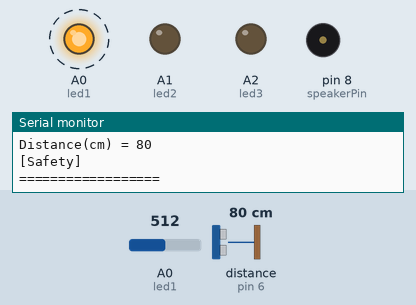
A sketch run on a simulated Arduino Uno, built with avr-gcc and run on an emulated ATmega328P. Shown: output pins drawn as LEDs (lit = HIGH), buzzer (waves = sounding), the last lines printed to the serial monitor. Wiring (inferred from the names in the program): ultrasonic range finder: trigger pin 7; echo pin 6. Dashed ring = blinking. The inputs (shaded band) are chosen by the test bench; at power-on: distance to the obstacle (sensor on pin 6) 80 cm, A0 (led1) = 512. The echo pulse lasts 58.3 µs per cm; pins used as bus, display or sensor lines are not drawn.

Above: at 1.8 s.
1.9 s: distance to the obstacle (sensor on pin 6) set to 76 cm
At 2.8 s:
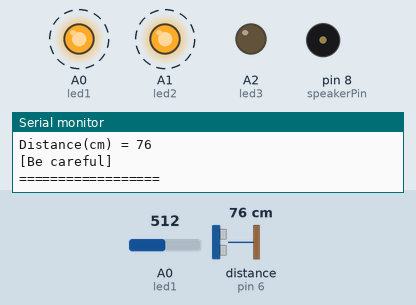
5.4 s: distance to the obstacle (sensor on pin 6) set to 33 cm
8.9 s: distance to the obstacle (sensor on pin 6) set to 27 cm
At 9.9 s:
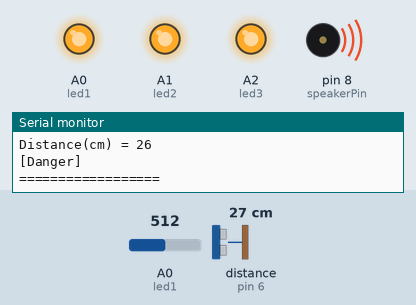
12.6 s: distance to the obstacle (sensor on pin 6) set to 83 cm
At 13.18 s:
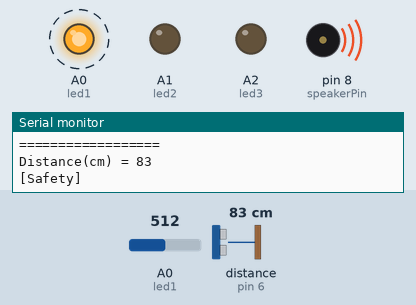
16.7 s: distance to the obstacle (sensor on pin 6) set to 2 cm
At 17.9 s:
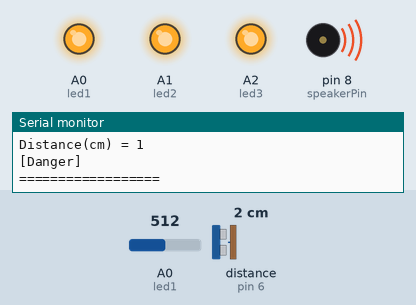
20.8 s: distance to the obstacle (sensor on pin 6) set to 35 cm
At 21.31 s:
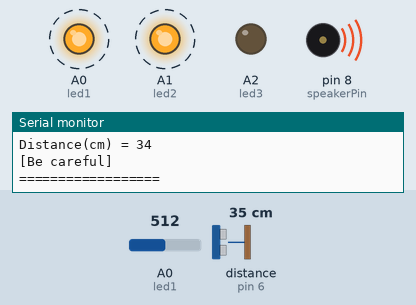
Timing chart, 0 to 25.3 s (numbered marks = the images above; inputs shaded):
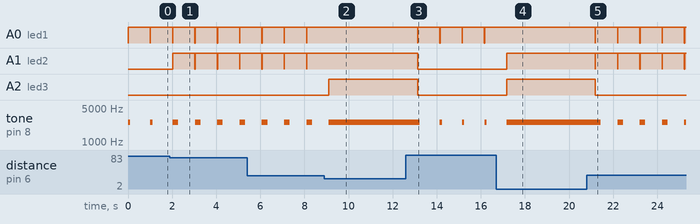

The sketch:

project_C.ino
```cpp
int val;
int led1 = A0;
int led2 = A1;
int led3 = A2;
const int speakerPin = 8;
const int sensorPin =0;
void setup() {
   Serial.begin(9600);
  pinMode(7, OUTPUT); //Trigger  tx 초음파 발생
  pinMode(6, INPUT);  //Echo     rx 초음파 인식
  pinMode(led1, OUTPUT);
  pinMode(led2, OUTPUT);
  pinMode(led3, OUTPUT);
  // put your setup code here, to run once:

}

void loop()
{
  digitalWrite(7, HIGH); //초음파를 발생시키기 시작합니다.
  delayMicroseconds(10);
  digitalWrite(7, LOW); //초음파의 발생을 정지시킵니다.
  val=pulseIn(6,HIGH)/58; //초음파가 발생한 후 물체에 맞고 돌아올 때까지의 시간을 측정해 거리를 구합니다.
  Serial.println("==================");
  Serial.print("Distance(cm) = ");
  Serial.println(val);
  if(val >= 120){ //만약 거리가 120cm가 넘는다면 아무것도 출력하지 않습니다.
  digitalWrite(A0, LOW);
  digitalWrite(A1, LOW);
  digitalWrite(A2, LOW);
  }

  if(val < 120 && val >= 80){ //만약 거리가 120cm보다 작고 80cm보다 크거나 같다면
    int  sensorValue  =  analogRead(sensorPin);
    int frequency  = map(sensorValue,  0,  1023,  100,  5000);
    int duration  =  100; //피에조 부저가 0.1초 동안 소리가 나고 일정 시간 뒤 다시 소리가 나게 합니다.
    tone(speakerPin, frequency, duration);//스피커핀, 주파수, 재생시간(milli  second)
    Serial.println("[Safety]");
    Serial.println("==================");
    digitalWrite(A0, HIGH);
    digitalWrite(A1, LOW);
    digitalWrite(A2, LOW);

  }
  else if(val < 80 && val > 30){ // 만약 거리가 80cm보다 작고 30cm보다 크다면
    int  sensorValue  =  analogRead(sensorPin);
    int frequency  = map(sensorValue,  0,  1023,  100,  5000);
    int duration  =  250; //피에조 부저가 0.25초 동안 소리가 나고 일정 시간 뒤 다시 소리가 나게 합니다.
    tone(speakerPin, frequency, duration);//스피커핀, 주파수, 재생시간(milli  second)
    Serial.println("[Be careful]");
    Serial.println("==================");
    digitalWrite(A0, HIGH);
    digitalWrite(A1, HIGH);
    digitalWrite(A2, LOW);
  }
  else if(val <= 30){ // 만약 거리가 30cm보다 작거나 같다면
    int  sensorValue  =  analogRead(sensorPin);
    int frequency  = map(sensorValue,  0,  1023,  100,  5000);
    int duration  =  5000; //피에조 부저가 10초동안 울리게 합니다. 즉, 계속 소리가 나도록 합니다.
    tone(speakerPin, frequency, duration);//스피커핀, 주파수, 재생시간(milli  second)
    Serial.println("[Danger]");
    Serial.println("==================");
    digitalWrite(A0, HIGH);
    digitalWrite(A1, HIGH);
    digitalWrite(A2, HIGH);
  }
  delay(1000);
    digitalWrite(A0, LOW);
    digitalWrite(A1, LOW);
    digitalWrite(A2, LOW);
}
```

Measured:
- the behaviour switches between 80 and 79 cm on distance to the obstacle (sensor on pin 6) (found by bisection; images 0 and 1)
- the behaviour switches between 32 and 31 cm on distance to the obstacle (sensor on pin 6) (found by bisection; images 1 and 2)
- after the input at 1.9 s, A1 (led2): alternates HIGH for 1.0 s and LOW for 0.01 s, starting after 0.13 s
- after the input at 8.9 s, A0 (led1), A1 (led2): stops changing and stays HIGH; A2 (led3): LOW → HIGH after 0.21 s; tone on pin 8 (speakerPin): goes on until 9.1 s, then stays 2552 Hz
- after the input at 12.6 s, A0 (led1): alternates HIGH for 1.0 s and LOW for 0.01 s, starting after 0.53 s; A1 (led2), A2 (led3): HIGH → LOW after 0.53 s; tone on pin 8 (speakerPin): alternates 2552 Hz for 0.10 s and silent for 0.91 s, starting after 0.64 s
- after the input at 16.7 s, A0 (led1): stops changing and stays HIGH; A1 (led2), A2 (led3): LOW → HIGH after 0.47 s; tone on pin 8 (speakerPin): goes on until 17.2 s, then stays 2552 Hz
- after the input at 20.8 s, A0 (led1), A1 (led2): alternates HIGH for 1.0 s and LOW for 0.01 s, starting after 0.38 s; A2 (led3): HIGH → LOW after 0.38 s; tone on pin 8 (speakerPin): alternates 2552 Hz for 0.25 s and silent for 0.76 s, starting after 0.64 s
- by itself, A0 (led1): alternates HIGH for 1.0 s and LOW for 0.01 s
